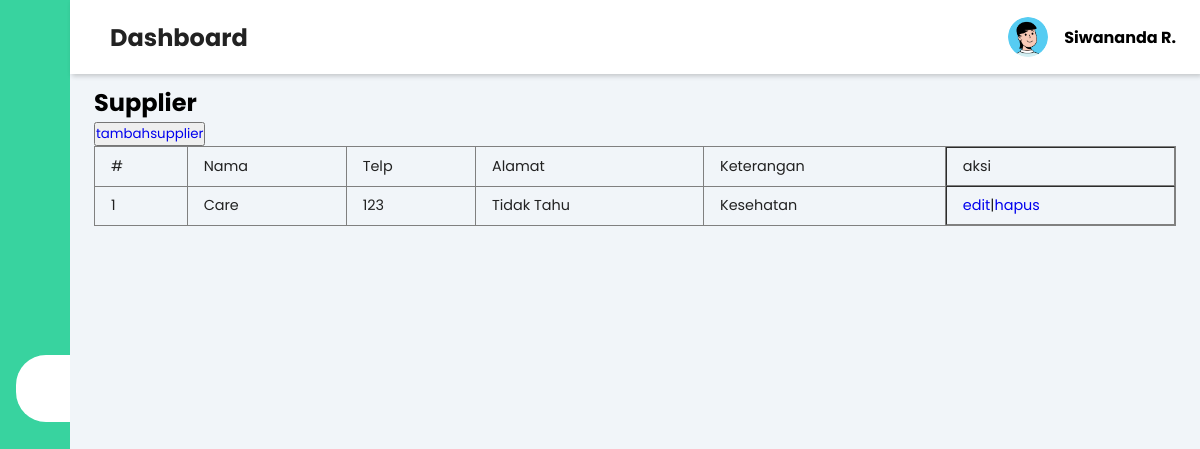
Page /supplier/index.php (signed in) on the committed database.
### tables this page shows
CREATE TABLE `tb_supplier` (
  `idsupplier` int(11) NOT NULL,
  `perusahaan` varchar(100) NOT NULL,
  `telp` varchar(20) NOT NULL,
  `alamat` text NOT NULL,
  `keteranganSupplier` text NOT NULL
);

### supplier/index.php (the view, shortened to what this page needs)
<?php
require_once '../koneksi.php';
require_once '../templates/header.php';
?>
<div class="main-content">
    <header>
        <h2>
            <label for="nav-toggle">
                <span class="las la-bars"></span>
            </label> Dashboard
        </h2>
        <div class="user-wrapper">
            <img src="../Dashboard//img/Avatar.png" width="40px" height="40px" alt="">
            <div>
                <h4><?= $_SESSION['userlogin'] ?></h4>
            </div>
        </div>
    </header>
    <main>
        <?php
        $query = "SELECT * FROM tb_supplier";
        $result = mysqli_query($conn, $query);
        $rows = [];
        while ($row = mysqli_fetch_assoc($result)) {
            $rows[] = $row;
        }
        ?>
        <H2>Supplier</H2>
        <?php if ($_SESSION['leveluser'] == ADMIN) : ?>
            <button><a href="halamancreate.php" class="btn btn-tambah">tambahsupplier</a>
            </button>
        <?php endif; ?>
        <table width="100%" border=1>
            <tr>
                <td>#</td>
                <td>Nama</td>
                <td>Telp</td>
                <td>Alamat</td>
                <td>Keterangan</td>
                <?php if ($_SESSION['leveluser'] == ADMIN) : ?>
                    <td>aksi</td>
                <?php endif; ?>
            </tr>
            <?php $i = 1; ?>
            <?php foreach ($rows as $row) : ?>
                <tr>
                    <td><?= $i++; ?></td>
                    <td><?= $row['perusahaan'] ?></td>
                    <td><?= $row['telp'] ?></td>
                    <td><?= $row['alamat'] ?></td>
                    <td><?= $row['keteranganSupplier'] ?></td>
                    <?php if ($_SESSION['leveluser'] == ADMIN) : ?>
                        <td>
                            <a href="edit.php?id=<?= $row['idsupplier'] ?>">edit</a> |
                            <a href="hapus.php?id=<?= $row['idsupplier'] ?>">hapus</a>
                        </td>
                    <?php endif; ?>
                </tr>
            <?php endforeach; ?>
        </table>
    </main>
    <?php require_once '../templates/footer.php'; ?>

### templates/css/style.css (style rules this page uses)
:root { --main-color: #38d39f; --color-dark: #1D2231; --text-grey: #8390A2; }
* { padding: 0; margin: 0; box-sizing: border-box; list-style-type: none; text-decoration: none; font-family: 'Poppins', sans-serif; }
.main-content { transition: margin-left 300ms; margin-left: 345px; }
header { background: #fff; display: flex; justify-content: space-between; padding: 1rem 1.5rem; box-shadow: 2px 2px 5px rgba(0, 0, 0, 0.2); position: fixed; left: 345px; width: calc(100% - 345px); top: 0; z-index: 100; transition: left 300ms; }
header h2 { color: #222; }
header label span { font-size: 1.7rem; padding-right: 1rem; }
.user-wrapper { display: flex; align-items: center; }
.user-wrapper img { border-radius: 50%; margin-right: 1rem; }
main { padding: 85px 1.5rem; background: #f1f5f9; height: 100vh; }
table { border-collapse: collapse; }
td { padding: .5rem 1rem; font-size: .9rem; color: #222; }
tr td:last-child { display: flex; align-items: center; }
@media only screen and (max-width: 1200px) { .main-content { margin-left: 70px; } }
@media only screen and (max-width: 1200px) { .main-content header { width: calc(100% - 70px); left: 70px; } }

### rows in the picture
tb_supplier: perusahaan "Care", telp "123", alamat "Tidak Tahu", keteranganSupplier "Kesehatan"

### other values in the picture
$_SESSION['userlogin'] "Siwananda R."
